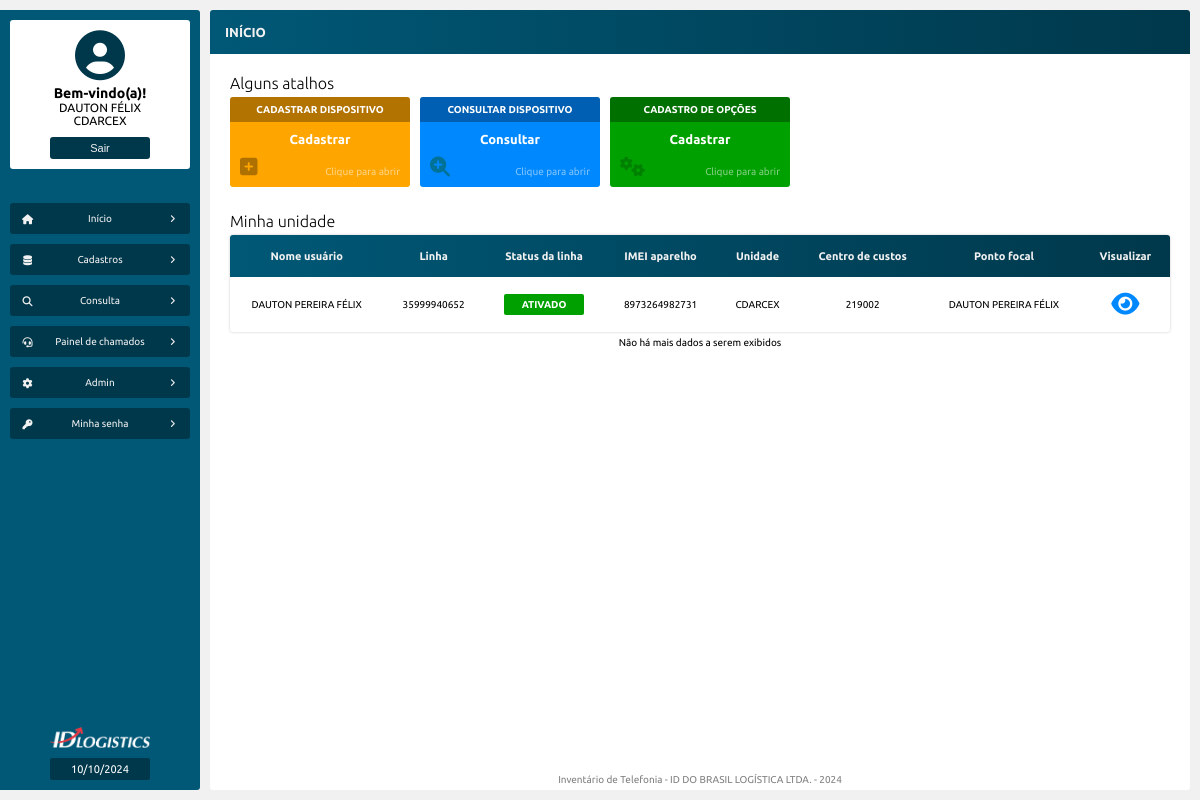
Before: /inicio.php (signed in) with the older database file.
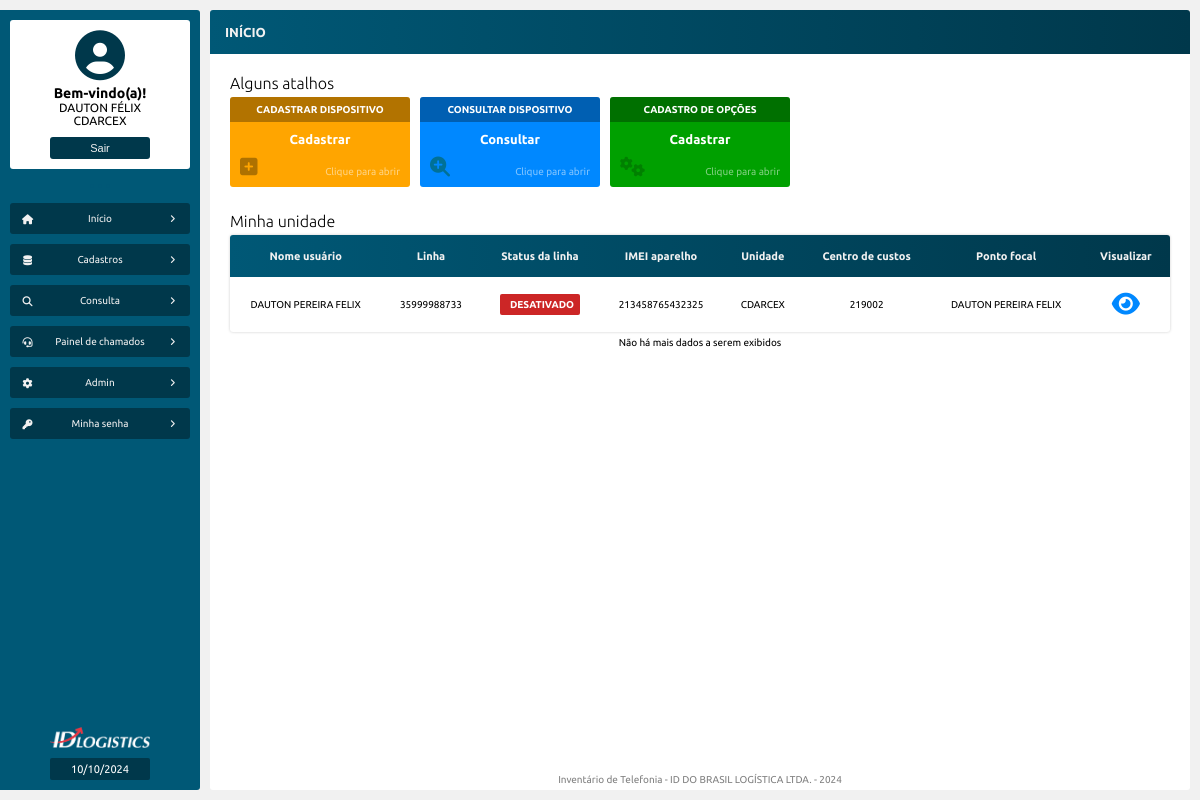
After: the same page with the newer database file.
### tables this page shows
CREATE TABLE `tb_dispositivos` (
  `id` int NOT NULL AUTO_INCREMENT,
  `possui_linha` varchar(45) DEFAULT NULL,
  `linha` varchar(100) DEFAULT NULL,
  `operadora` varchar(100) DEFAULT NULL,
  `servico` varchar(100) DEFAULT NULL,
  `perfil` varchar(100) DEFAULT NULL,
  `status` varchar(100) DEFAULT NULL,
  `data_ativacao` varchar(100) DEFAULT NULL,
  `sim_card` varchar(100) DEFAULT NULL,
  `possui_aparelho` varchar(45) DEFAULT NULL,
  `marca_aparelho` varchar(100) DEFAULT NULL,
  `modelo_aparelho` varchar(100) DEFAULT NULL,
  `imei_aparelho` varchar(100) DEFAULT NULL,
  `gestao_mdm` varchar(100) DEFAULT NULL,
  `unidade` varchar(100) DEFAULT NULL,
  `centro_custo` varchar(100) DEFAULT NULL,
  `uf` varchar(10) DEFAULT NULL,
  `canal` varchar(100) DEFAULT NULL,
  `ponto_focal` varchar(100) DEFAULT NULL,
  `gestor` varchar(100) DEFAULT NULL,
  `possui_usuario` varchar(45) DEFAULT NULL,
  `nome` varchar(100) DEFAULT NULL,
  `matricula` varchar(100) DEFAULT NULL,
  `email` varchar(100) DEFAULT NULL,
  `funcao` varchar(100) DEFAULT NULL,
  PRIMARY KEY (`id`),
  FULLTEXT KEY `linha` (`linha`,`operadora`,`servico`,`perfil`,`status`,`sim_card`,`marca_aparelho`,`modelo_aparelho`,`imei_aparelho`,`unidade`,`centro_custo`,`uf`,`ponto_focal`,`gestor`,`nome`,`matricula`)
);

### src/model/Telefonia.php (called while the page is built, shortened)
<?php
class Telefonia
{
    private PDO $pdo;
    public function __construct(PDO $pdo)
    {
        $this->pdo = $pdo;
    }
    public function exibeDispositivosMinhaUnidade(): array
    {
        $sql = "SELECT * FROM tb_dispositivos WHERE unidade = :unidade_usuario";
        $stmt = $this->pdo->prepare($sql);
        $stmt->bindValue(':unidade_usuario', $_SESSION['unidade']);
        $stmt->execute();
        $resultado = $stmt->fetchAll(PDO::FETCH_ASSOC);
        return $resultado;
    }
}

### inicio.php (the view, shortened to what the changed rows need)
<?php
require_once "src/config/conexao_bd.php";
$dadoDispositivo = new Telefonia($pdo);
$exibeDispositivosMinhaUnidade = $dadoDispositivo->exibeDispositivosMinhaUnidade();
?>
<!DOCTYPE html>
<html>
<head>
    <?php
    require_once "src/views/layout/head.php";
    ?>
</head>
<body>
    <main class="corpo">
        <section class="principal">
            <article class="conteudo">
                <section class="conteudo-center">
                    <article class="conteudo-center-boxs">
                        <div class="conteudo-center-box-01">
                            <h1>Alguns atalhos</h1>
                        </div>
                        <div class="conteudo-center-box-02">
                            <h1>Minha unidade</h1>
                            <table>
                                <thead>
                                    <tr>
                                        <td>Nome usuário</td>
                                        <td>Linha</td>
                                        <td>Status da linha</td>
                                        <td>IMEI aparelho</td>
                                        <td>Unidade</td>
                                        <td>Centro de custos</td>
                                        <td>Ponto focal</td>
                                        <td>Visualizar</td>
                                    </tr>
                                </thead>
                                <tbody>
                                    <?php foreach($exibeDispositivosMinhaUnidade as $dadoDispositivo) : ?>
                                    <tr>
                                        <td><?= htmlentities($dadoDispositivo['nome']) ?></td>
                                        <td><?= htmlentities($dadoDispositivo['linha']) ?></td>
                                        <td id="Status"><p><?= htmlentities($dadoDispositivo['status']) ?></p></td>
                                        <td><?= htmlentities($dadoDispositivo['imei_aparelho']) ?></td>
                                        <td><?= htmlentities($dadoDispositivo['unidade']) ?></td>
                                        <td><?= htmlentities($dadoDispositivo['centro_custo']) ?></td>
                                        <td><?= htmlentities($dadoDispositivo['ponto_focal']) ?></td>
                                        <td>
                                            <a href="visualiza_chamado.php?id=<?= $dadoDispositivo['id'] ?>"><i class="fa-solid fa-eye"></i></a>
                                        </td>
                                    </tr>
                                    <?php endforeach ?>
                                </tbody>
                            </table>
                        </div>
                    </article>
                </section>
            </article>
        </section>
    </main>
</body>
</html>

Changed rows visible on the page:
no longer on this page (row edited): tb_dispositivos: nome "DAUTON PEREIRA FÉLIX", linha "35999940652", status "ATIVADO", imei_aparelho "8973264982731", unidade "CDARCEX", centro_custo "219002", ponto_focal "DAUTON PEREIRA FÉLIX"
added tb_dispositivos: nome "DAUTON PEREIRA FELIX", linha "35999988733", status "DESATIVADO", imei_aparelho "213458765432325", unidade "CDARCEX", centro_custo "219002", ponto_focal "DAUTON PEREIRA FELIX"
